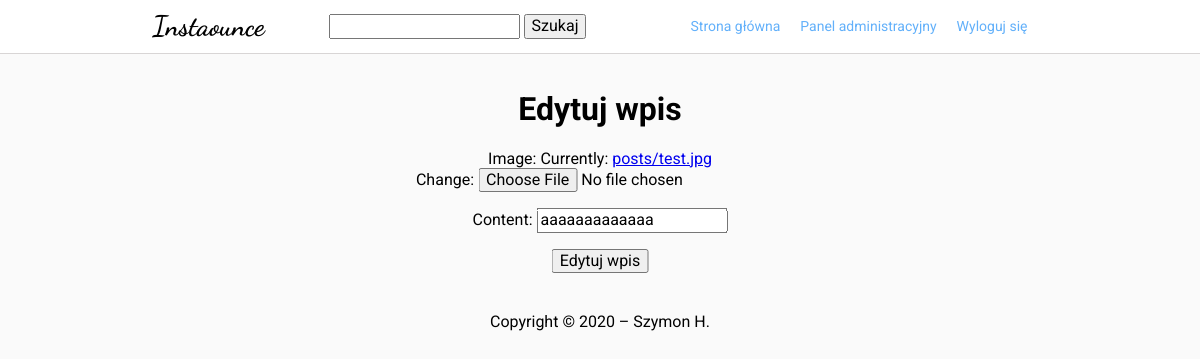
The page /post/3/edit (signed in) on the database as committed earlier.
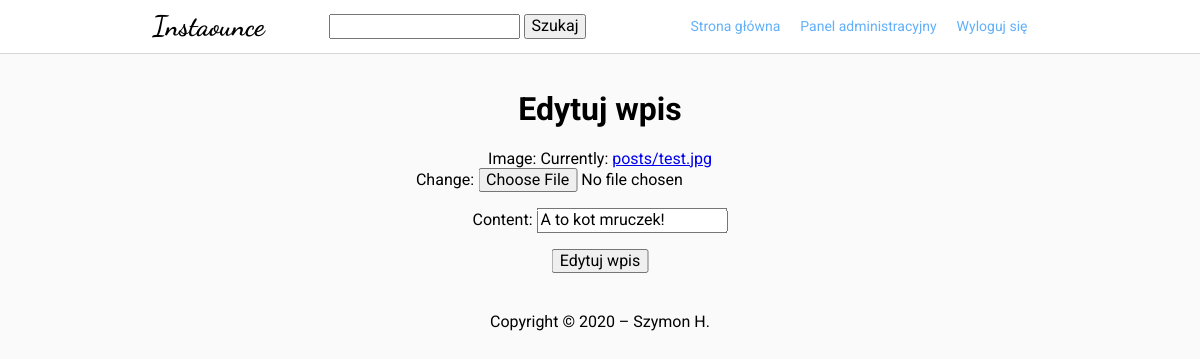
The same page on the database as committed later.
### photos/models.py (models this page shows, shortened)
class Post(models.Model):
    user = models.ForeignKey(User, on_delete=models.PROTECT)
    created_timestamp = models.DateTimeField(auto_now_add=True)
    last_modified_timestamp = models.DateTimeField(auto_now=True, null=True)
    content = models.CharField(max_length=400)
    image = models.ImageField(
        upload_to="posts/", width_field="image_width", height_field="image_height"
    )
    image_width = models.PositiveIntegerField(default=0)
    image_height = models.PositiveIntegerField(default=0)
    class Meta:
        ordering = ["-created_timestamp"]

### photos/views.py (the view)
# urls.py: path("post/<int:pk>/edit", views.UpdatePost.as_view(), name="update_post"),
class UpdatePost(LoginRequiredMixin, UserPassesTestMixin, UpdateView):
    model = Post
    template_name = "photos/update_post.html"
    extra_context = {
        "title": "Edytuj wpis",
    }
    fields = [
        "image",
        "content",
    ]
    def test_func(self):
        self.object = super().get_object()
        return self.object.user == self.request.user or self.request.user.is_superuser

### photos/templates/photos/update_post.html (shortened to what this page needs)
{% extends 'base.html' %}
{% block main %}
<h1>Edytuj wpis</h1>
<form method="POST" enctype="multipart/form-data">
    {{ form.as_p }}
    <input type="submit" value="Edytuj wpis">
</form>
{% endblock %}

Rows that differ between the two databases and show on the page:
changed Post: content "aaaaaaaaaaaaa" → "A to kot mruczek!"
